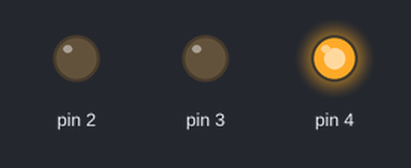
Recording of a sketch running on a simulated Arduino Uno, built with avr-gcc and run on an emulated ATmega328P. Parts: output pins drawn as LEDs (lit = HIGH).

Above: at 1.5 s.
At 4.5 s:
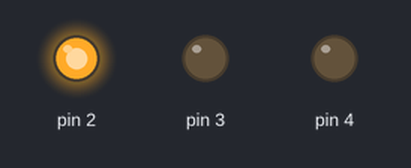
At 6.5 s:
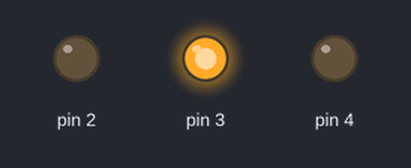
Timing chart, 0 to 9.1 s (numbered marks = the images above):
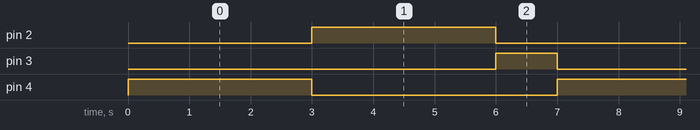

Measured:
- by itself, pin 2, pin 4: alternates HIGH for 3.0 s and LOW for 4.0 s
- by itself, pin 3: alternates HIGH for 1.0 s and LOW for 6.0 s
- by itself, everything shown: repeats every 7.0 s, in 3 steps

The sketch:

traffic_signal_light.ino
```cpp
void setup()
{
  pinMode(3, OUTPUT);
  pinMode(4, OUTPUT);
  pinMode(2, OUTPUT);
}

void loop()
{
  // TURN on RED signal
  digitalWrite(3, LOW);
  digitalWrite(4, HIGH);
  delay(3000); // Wait for 3000 millisecond(s)
  digitalWrite(4, LOW);
  digitalWrite(2, HIGH);
  delay(3000); // Wait for 3000 millisecond(s)
  digitalWrite(2, LOW);
  digitalWrite(3, HIGH);
  delay(1000); // Wait for 1000 millisecond(s)
}
```
